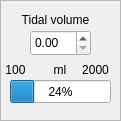
   <widget class="QFrame" name="frame_24">
    <property name="geometry">
     <rect>
      <x>840</x>
      <y>630</y>
      <width>121</width>
      <height>121</height>
     </rect>
    </property>
    <property name="frameShape">
     <enum>QFrame::StyledPanel</enum>
    </property>
    <property name="frameShadow">
     <enum>QFrame::Raised</enum>
    </property>
    <widget class="QLabel" name="label_105">
     <property name="geometry">
      <rect>
       <x>10</x>
       <y>10</y>
       <width>91</width>
       <height>20</height>
      </rect>
     </property>
     <property name="layoutDirection">
      <enum>Qt::LeftToRight</enum>
     </property>
     <property name="text">
      <string>Tidal volume</string>
     </property>
     <property name="alignment">
      <set>Qt::AlignCenter</set>
     </property>
    </widget>
    <widget class="QLabel" name="label_106">
     <property name="geometry">
      <rect>
       <x>50</x>
       <y>60</y>
       <width>20</width>
       <height>20</height>
      </rect>
     </property>
     <property name="text">
      <string>ml</string>
     </property>
     <property name="alignment">
      <set>Qt::AlignCenter</set>
     </property>
    </widget>
    <widget class="QProgressBar" name="progressBar_16">
     <property name="geometry">
      <rect>
       <x>10</x>
       <y>80</y>
       <width>101</width>
       <height>23</height>
      </rect>
     </property>
     <property name="value">
      <number>24</number>
     </property>
    </widget>
    <widget class="QLabel" name="label_107">
     <property name="geometry">
      <rect>
       <x>80</x>
       <y>60</y>
       <width>31</width>
       <height>20</height>
      </rect>
     </property>
     <property name="text">
      <string>2000</string>
     </property>
     <property name="alignment">
      <set>Qt::AlignCenter</set>
     </property>
    </widget>
    <widget class="QLabel" name="label_108">
     <property name="geometry">
      <rect>
       <x>0</x>
       <y>60</y>
       <width>31</width>
       <height>20</height>
      </rect>
     </property>
     <property name="text">
      <string>100</string>
     </property>
     <property name="alignment">
      <set>Qt::AlignCenter</set>
     </property>
    </widget>
    <widget class="QDoubleSpinBox" name="doubleSpinBox_8">
     <property name="geometry">
      <rect>
       <x>30</x>
       <y>30</y>
       <width>61</width>
       <height>26</height>
      </rect>
     </property>
    </widget>
   </widget>
